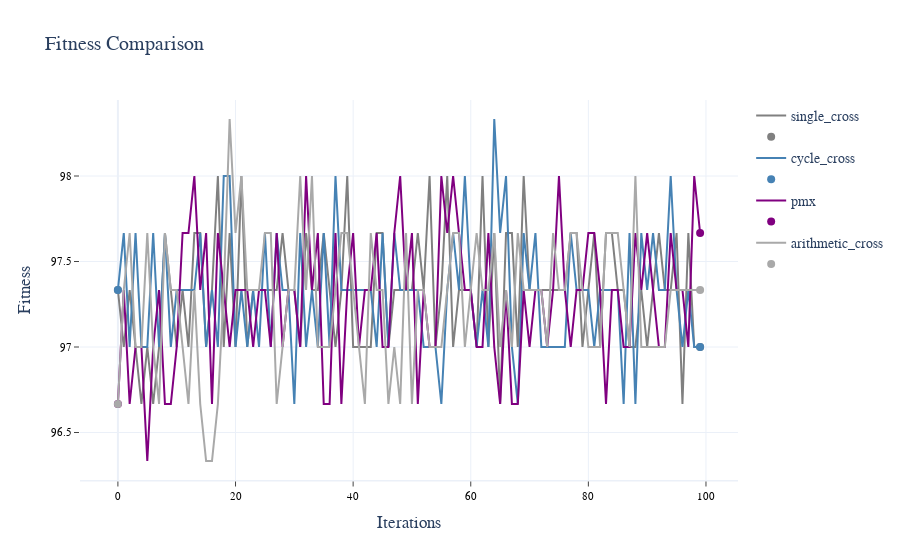
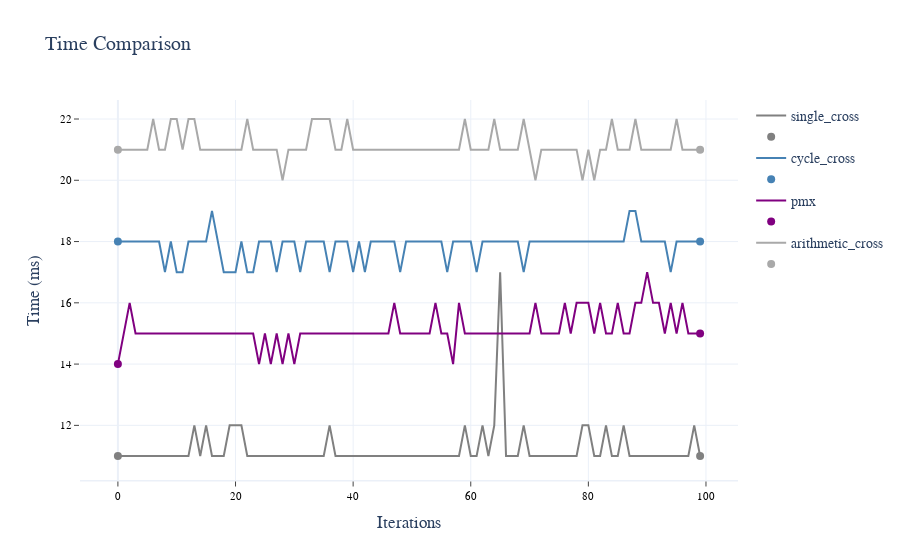

These figures' notebook cell, in order:
### Markdown cell above
### __1.2 Crossover Operator__

### Code cell
# seed for reproducibility
np.random.seed(0)

# Define the range of values
xo = ['single_cross', 'cycle_cross', 'pmx', 'arithmetic_cross']

# Setting previous best parameter as new default value
params.update(replace_param)

# Print current parameters to use in best_operators_search
print('\033[1mParameters for GA:\033[0m', end='\n\n')
print(params, end='\n\n')

param_list, df = best_operators_search('cross', xo, params)

# Displaying average results of the 100 iterations
print('\033[1mAverage results:', end='\n')
df['const'] = 'const'
df_avg = df.groupby('const').mean().reset_index(drop=True).round(3)
display(df_avg)

# Getting best parameter by fitness & time
best_param_fit = df_avg[[col for col in df_avg.columns if col.startswith('Fit_')]].idxmax(axis=1)[0].replace('Fit_', '')
best_param_time = df_avg[[col for col in df_avg.columns if col.startswith('Time_')]].idxmin(axis=1)[0].replace('Time_', '')
replace_param = {'cross': best_param_fit}
print(f'\nBest Fitness: \033[1m{best_param_fit}\033[0m\n\nBest Time: \033[1m{best_param_time}\033[0m', end='\n\n')

# Plotting results
plot_values(data = df, colors = color_palette[:len(xo)], layout=2, template='white', grid=True)

### Figure 1 — Plotly figure (JSON) as saved in the notebook; plotly's stock layout.template omitted (floating-point values rounded to 4 significant figures)
{"data": [{"line": {"color": "gray", "width": 2}, "name": "single_cross", "type": "scatter", "x": [0, 1, 2, 3, 4, 5, 6, 7, 8, 9, 10, 11, 12, 13, 14, 15, 16, 17, 18, 19, 20, 21, 22, 23, 24, 25, 26, 27, 28, 29, 30, 31, 32, 33, 34, 35, 36, 37, 38, 39, 40, 41, 42, 43, 44, 45, 46, 47, 48, 49, 50, 51, 52, 53, 54, 55, 56, 57, 58, 59, 60, 61, 62, 63, 64, 65, 66, 67, 68, 69, 70, 71, 72, 73, 74, 75, 76, 77, 78, 79, 80, 81, 82, 83, 84, 85, 86, 87, 88, 89, 90, 91, 92, 93, 94, 95, 96, 97, 98, 99], "y": [97.33, 97, 97.33, 97, 96.67, 97, 96.67, 97, 97.67, 97.33, 97, 97.33, 97, 97.67, 97.67, 97, 97.33, 98, 97, 97.67, 97, 98, 97, 97.33, 97.33, 97.33, 97.33, 97.33, 97.67, 97.33, 97.33, 97, 97.67, 97.33, 97.33, 97.67, 97.33, 97, 97.33, 98, 97, 97, 97, 97, 97.67, 97.67, 97, 97.33, 97.33, 97.33, 97.33, 97.67, 97.33, 98, 97, 97.33, 98, 97, 97.33, 97.33, 97.33, 97, 98, 97, 97.67, 96.67, 97.67, 97.67, 97, 98, 97.33, 97.33, 97.33, 97.33, 97.33, 97.33, 97.33, 97.67, 97.67, 97, 97.33, 97.67, 97, 97.67, 97.67, 97.33, 97.33, 97, 97, 97.33, 97, 97.33, 97.67, 97.33, 97.33, 97.67, 96.67, 97.67, 97, 97]}, {"marker": {"color": "gray", "size": 8}, "mode": "markers", "name": "", "type": "scatter", "x": [0, 99], "y": [97.33, 97]}, {"line": {"color": "steelblue", "width": 2}, "name": "cycle_cross", "type": "scatter", "x": [0, 1, 2, 3, 4, 5, 6, 7, 8, 9, 10, 11, 12, 13, 14, 15, 16, 17, 18, 19, 20, 21, 22, 23, 24, 25, 26, 27, 28, 29, 30, 31, 32, 33, 34, 35, 36, 37, 38, 39, 40, 41, 42, 43, 44, 45, 46, 47, 48, 49, 50, 51, 52, 53, 54, 55, 56, 57, 58, 59, 60, 61, 62, 63, 64, 65, 66, 67, 68, 69, 70, 71, 72, 73, 74, 75, 76, 77, 78, 79, 80, 81, 82, 83, 84, 85, 86, 87, 88, 89, 90, 91, 92, 93, 94, 95, 96, 97, 98, 99], "y": [97.33, 97.67, 97, 97.67, 97, 97, 97.67, 97, 97.67, 97, 97.33, 97.33, 97.33, 97.33, 97.67, 97, 97.33, 97, 98, 98, 97, 97.33, 97, 97.33, 97, 97.67, 97, 97.67, 97.33, 97.33, 96.67, 97.67, 97, 97.33, 97, 97.67, 97, 98, 97.33, 97.33, 97.33, 97.33, 97.33, 97.33, 97, 97.67, 97, 97.67, 97.33, 97.33, 97.33, 97.33, 97, 97, 97, 96.67, 97.33, 97.67, 97.33, 98, 97.33, 97, 97.33, 97, 98.33, 97.67, 98, 97, 96.67, 97.67, 97.33, 97.67, 97, 97, 97, 97, 97, 97.67, 97.33, 97.33, 97.33, 97, 97.33, 97.33, 97.33, 97.33, 96.67, 97.67, 96.67, 97.67, 97.33, 97.67, 97.33, 97.33, 98, 97.33, 97, 97.33, 97, 97]}, {"marker": {"color": "steelblue", "size": 8}, "mode": "markers", "name": "", "type": "scatter", "x": [0, 99], "y": [97.33, 97]}, {"line": {"color": "purple", "width": 2}, "name": "pmx", "type": "scatter", "x": [0, 1, 2, 3, 4, 5, 6, 7, 8, 9, 10, 11, 12, 13, 14, 15, 16, 17, 18, 19, 20, 21, 22, 23, 24, 25, 26, 27, 28, 29, 30, 31, 32, 33, 34, 35, 36, 37, 38, 39, 40, 41, 42, 43, 44, 45, 46, 47, 48, 49, 50, 51, 52, 53, 54, 55, 56, 57, 58, 59, 60, 61, 62, 63, 64, 65, 66, 67, 68, 69, 70, 71, 72, 73, 74, 75, 76, 77, 78, 79, 80, 81, 82, 83, 84, 85, 86, 87, 88, 89, 90, 91, 92, 93, 94, 95, 96, 97, 98, 99], "y": [96.67, 97.33, 96.67, 97, 97, 96.33, 97, 97.33, 96.67, 96.67, 97, 97.67, 97.67, 98, 97.33, 97.67, 96.67, 97.67, 97.33, 97, 97.33, 97.33, 97.33, 97, 97.33, 97.33, 97, 97.67, 97, 97.33, 97.33, 97, 98, 97.33, 97.67, 96.67, 96.67, 97.67, 96.67, 97.33, 97.67, 97, 97.33, 97.33, 97.67, 97, 97, 97.67, 98, 97.33, 97.67, 96.67, 97.33, 97, 97, 98, 97.67, 98, 97.67, 97.33, 97.33, 97, 97, 97.67, 97, 96.67, 97.33, 96.67, 96.67, 97.33, 97, 97.33, 97.33, 97, 97.33, 98, 97.33, 97, 97.33, 97.33, 97.67, 97.67, 97.33, 96.67, 97.33, 97.33, 97, 97, 97.67, 97.33, 97.67, 97.33, 97, 97, 97.67, 97.33, 97.33, 97, 98, 97.67]}, {"marker": {"color": "purple", "size": 8}, "mode": "markers", "name": "", "type": "scatter", "x": [0, 99], "y": [96.67, 97.67]}, {"line": {"color": "darkgray", "width": 2}, "name": "arithmetic_cross", "type": "scatter", "x": [0, 1, 2, 3, 4, 5, 6, 7, 8, 9, 10, 11, 12, 13, 14, 15, 16, 17, 18, 19, 20, 21, 22, 23, 24, 25, 26, 27, 28, 29, 30, 31, 32, 33, 34, 35, 36, 37, 38, 39, 40, 41, 42, 43, 44, 45, 46, 47, 48, 49, 50, 51, 52, 53, 54, 55, 56, 57, 58, 59, 60, 61, 62, 63, 64, 65, 66, 67, 68, 69, 70, 71, 72, 73, 74, 75, 76, 77, 78, 79, 80, 81, 82, 83, 84, 85, 86, 87, 88, 89, 90, 91, 92, 93, 94, 95, 96, 97, 98, 99], "y": [96.67, 97.33, 97.67, 97, 97, 97.67, 97, 96.67, 97.67, 97.33, 97.33, 97, 96.67, 97.33, 96.67, 96.33, 96.33, 96.67, 97.33, 98.33, 97.67, 98, 97.33, 97.33, 97.33, 97.67, 97.67, 96.67, 97, 97.33, 97.33, 98, 97.33, 98, 97, 97, 97, 97.33, 97.67, 97.67, 97.33, 97, 96.67, 97.67, 97.33, 97.33, 96.67, 97, 96.67, 97.67, 96.67, 97.33, 97.33, 97, 97, 97, 97.33, 97.67, 97.67, 97, 97.33, 97.67, 97.33, 97.33, 97.67, 97, 97.33, 97, 97.67, 97.33, 97.33, 97.33, 97.33, 97, 97.67, 97.33, 97.33, 97.67, 97.67, 97.33, 97, 97, 97, 97.67, 97.67, 97.67, 97.33, 97, 98, 97, 97, 97, 97, 97, 97.33, 97.33, 97.33, 97.33, 97.33, 97.33]}, {"marker": {"color": "darkgray", "size": 8}, "mode": "markers", "name": "", "type": "scatter", "x": [0, 99], "y": [96.67, 97.33]}], "layout": {"font": {"family": "Verdana", "size": 14}, "title": {"text": "Fitness Comparison"}, "xaxis": {"linewidth": 1.5, "showgrid": true, "showline": true, "showticklabels": true, "tickfont": {"color": "#000000", "family": "Verdana", "size": 11}, "ticks": "outside", "title": {"text": "Iterations"}}, "yaxis": {"showgrid": true, "showline": false, "showticklabels": true, "tickfont": {"color": "#000000", "family": "Verdana", "size": 11}, "ticks": "outside", "title": {"text": "Fitness"}, "zeroline": false}}}

### Figure 2 — Plotly figure (JSON) as saved in the notebook; plotly's stock layout.template omitted (floating-point values rounded to 4 significant figures)
{"data": [{"line": {"color": "gray", "width": 2}, "name": "single_cross", "type": "scatter", "x": [0, 1, 2, 3, 4, 5, 6, 7, 8, 9, 10, 11, 12, 13, 14, 15, 16, 17, 18, 19, 20, 21, 22, 23, 24, 25, 26, 27, 28, 29, 30, 31, 32, 33, 34, 35, 36, 37, 38, 39, 40, 41, 42, 43, 44, 45, 46, 47, 48, 49, 50, 51, 52, 53, 54, 55, 56, 57, 58, 59, 60, 61, 62, 63, 64, 65, 66, 67, 68, 69, 70, 71, 72, 73, 74, 75, 76, 77, 78, 79, 80, 81, 82, 83, 84, 85, 86, 87, 88, 89, 90, 91, 92, 93, 94, 95, 96, 97, 98, 99], "y": [11, 11, 11, 11, 11, 11, 11, 11, 11, 11, 11, 11, 11, 12, 11, 12, 11, 11, 11, 12, 12, 12, 11, 11, 11, 11, 11, 11, 11, 11, 11, 11, 11, 11, 11, 11, 12, 11, 11, 11, 11, 11, 11, 11, 11, 11, 11, 11, 11, 11, 11, 11, 11, 11, 11, 11, 11, 11, 11, 12, 11, 11, 12, 11, 12, 17, 11, 11, 11, 12, 11, 11, 11, 11, 11, 11, 11, 11, 11, 12, 12, 11, 11, 12, 11, 11, 12, 11, 11, 11, 11, 11, 11, 11, 11, 11, 11, 11, 12, 11]}, {"marker": {"color": "gray", "size": 8}, "mode": "markers", "name": "", "type": "scatter", "x": [0, 99], "y": [11, 11]}, {"line": {"color": "steelblue", "width": 2}, "name": "cycle_cross", "type": "scatter", "x": [0, 1, 2, 3, 4, 5, 6, 7, 8, 9, 10, 11, 12, 13, 14, 15, 16, 17, 18, 19, 20, 21, 22, 23, 24, 25, 26, 27, 28, 29, 30, 31, 32, 33, 34, 35, 36, 37, 38, 39, 40, 41, 42, 43, 44, 45, 46, 47, 48, 49, 50, 51, 52, 53, 54, 55, 56, 57, 58, 59, 60, 61, 62, 63, 64, 65, 66, 67, 68, 69, 70, 71, 72, 73, 74, 75, 76, 77, 78, 79, 80, 81, 82, 83, 84, 85, 86, 87, 88, 89, 90, 91, 92, 93, 94, 95, 96, 97, 98, 99], "y": [18, 18, 18, 18, 18, 18, 18, 18, 17, 18, 17, 17, 18, 18, 18, 18, 19, 18, 17, 17, 17, 18, 17, 17, 18, 18, 18, 17, 18, 18, 18, 17, 18, 18, 18, 18, 17, 18, 18, 18, 17, 18, 17, 18, 18, 18, 18, 18, 17, 18, 18, 18, 18, 18, 18, 18, 17, 18, 18, 18, 18, 17, 18, 18, 18, 18, 18, 18, 18, 17, 18, 18, 18, 18, 18, 18, 18, 18, 18, 18, 18, 18, 18, 18, 18, 18, 18, 19, 19, 18, 18, 18, 18, 18, 17, 18, 18, 18, 18, 18]}, {"marker": {"color": "steelblue", "size": 8}, "mode": "markers", "name": "", "type": "scatter", "x": [0, 99], "y": [18, 18]}, {"line": {"color": "purple", "width": 2}, "name": "pmx", "type": "scatter", "x": [0, 1, 2, 3, 4, 5, 6, 7, 8, 9, 10, 11, 12, 13, 14, 15, 16, 17, 18, 19, 20, 21, 22, 23, 24, 25, 26, 27, 28, 29, 30, 31, 32, 33, 34, 35, 36, 37, 38, 39, 40, 41, 42, 43, 44, 45, 46, 47, 48, 49, 50, 51, 52, 53, 54, 55, 56, 57, 58, 59, 60, 61, 62, 63, 64, 65, 66, 67, 68, 69, 70, 71, 72, 73, 74, 75, 76, 77, 78, 79, 80, 81, 82, 83, 84, 85, 86, 87, 88, 89, 90, 91, 92, 93, 94, 95, 96, 97, 98, 99], "y": [14, 15, 16, 15, 15, 15, 15, 15, 15, 15, 15, 15, 15, 15, 15, 15, 15, 15, 15, 15, 15, 15, 15, 15, 14, 15, 14, 15, 14, 15, 14, 15, 15, 15, 15, 15, 15, 15, 15, 15, 15, 15, 15, 15, 15, 15, 15, 16, 15, 15, 15, 15, 15, 15, 16, 15, 15, 14, 16, 15, 15, 15, 15, 15, 15, 15, 15, 15, 15, 15, 15, 16, 15, 15, 15, 15, 16, 15, 16, 16, 16, 15, 16, 15, 15, 16, 15, 15, 16, 16, 17, 16, 16, 15, 16, 15, 16, 15, 15, 15]}, {"marker": {"color": "purple", "size": 8}, "mode": "markers", "name": "", "type": "scatter", "x": [0, 99], "y": [14, 15]}, {"line": {"color": "darkgray", "width": 2}, "name": "arithmetic_cross", "type": "scatter", "x": [0, 1, 2, 3, 4, 5, 6, 7, 8, 9, 10, 11, 12, 13, 14, 15, 16, 17, 18, 19, 20, 21, 22, 23, 24, 25, 26, 27, 28, 29, 30, 31, 32, 33, 34, 35, 36, 37, 38, 39, 40, 41, 42, 43, 44, 45, 46, 47, 48, 49, 50, 51, 52, 53, 54, 55, 56, 57, 58, 59, 60, 61, 62, 63, 64, 65, 66, 67, 68, 69, 70, 71, 72, 73, 74, 75, 76, 77, 78, 79, 80, 81, 82, 83, 84, 85, 86, 87, 88, 89, 90, 91, 92, 93, 94, 95, 96, 97, 98, 99], "y": [21, 21, 21, 21, 21, 21, 22, 21, 21, 22, 22, 21, 22, 22, 21, 21, 21, 21, 21, 21, 21, 21, 22, 21, 21, 21, 21, 21, 20, 21, 21, 21, 21, 22, 22, 22, 22, 21, 21, 22, 21, 21, 21, 21, 21, 21, 21, 21, 21, 21, 21, 21, 21, 21, 21, 21, 21, 21, 21, 22, 21, 21, 21, 21, 22, 21, 21, 21, 21, 22, 21, 20, 21, 21, 21, 21, 21, 21, 21, 20, 21, 20, 21, 21, 22, 21, 21, 21, 22, 21, 21, 21, 21, 21, 21, 22, 21, 21, 21, 21]}, {"marker": {"color": "darkgray", "size": 8}, "mode": "markers", "name": "", "type": "scatter", "x": [0, 99], "y": [21, 21]}], "layout": {"font": {"family": "Verdana", "size": 14}, "title": {"text": "Time Comparison"}, "xaxis": {"linewidth": 1.5, "showgrid": true, "showline": true, "showticklabels": true, "tickfont": {"color": "#000000", "family": "Verdana", "size": 11}, "ticks": "outside", "title": {"text": "Iterations"}}, "yaxis": {"showgrid": true, "showline": false, "showticklabels": true, "tickfont": {"color": "#000000", "family": "Verdana", "size": 11}, "ticks": "outside", "title": {"text": "Time (ms)"}, "zeroline": false}}}
